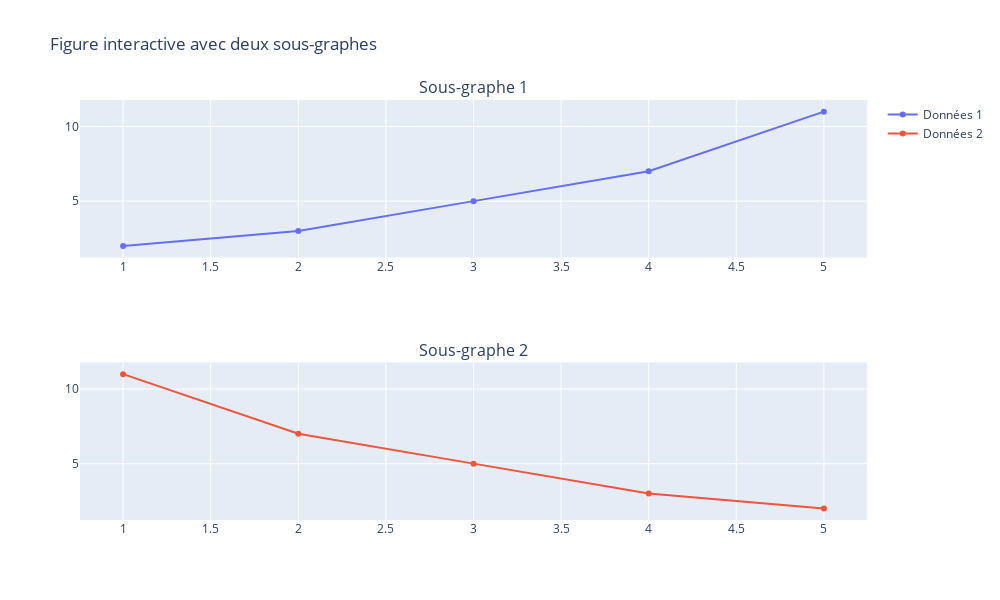

Source (notebook cell):
### Code cell
import plotly.graph_objects as go
from plotly.subplots import make_subplots

# Création d'une figure avec deux sous-graphes
fig = make_subplots(rows=2, cols=1, shared_xaxes=False, shared_yaxes=False, 
                    subplot_titles=("Sous-graphe 1", "Sous-graphe 2"))

# Données exemple pour le premier sous-graphe
x1 = [1, 2, 3, 4, 5]
y1 = [2, 3, 5, 7, 11]

# Données exemple pour le second sous-graphe
x2 = [1, 2, 3, 4, 5]
y2 = [11, 7, 5, 3, 2]

# Ajout de la première trace au premier sous-graphe
fig.add_trace(go.Scatter(x=x1, y=y1, mode='lines+markers', name="Données 1"), row=1, col=1)

# Ajout de la seconde trace au deuxième sous-graphe
fig.add_trace(go.Scatter(x=x2, y=y2, mode='lines+markers', name="Données 2"), row=2, col=1)

# Mise en forme de la figure
fig.update_layout(height=600, width=1000, title_text="Figure interactive avec deux sous-graphes")

# Affichage de la figure
fig.show()

### Figure 1 — Plotly figure (JSON) as saved in the notebook; plotly's stock layout.template omitted (floating-point values rounded to 4 significant figures)
{"data": [{"mode": "lines+markers", "name": "Données 1", "type": "scatter", "x": [1, 2, 3, 4, 5], "xaxis": "x", "y": [2, 3, 5, 7, 11], "yaxis": "y"}, {"mode": "lines+markers", "name": "Données 2", "type": "scatter", "x": [1, 2, 3, 4, 5], "xaxis": "x2", "y": [11, 7, 5, 3, 2], "yaxis": "y2"}], "layout": {"annotations": [{"font": {"size": 16}, "showarrow": false, "text": "Sous-graphe 1", "x": 0.5, "xanchor": "center", "xref": "paper", "y": 1, "yanchor": "bottom", "yref": "paper"}, {"font": {"size": 16}, "showarrow": false, "text": "Sous-graphe 2", "x": 0.5, "xanchor": "center", "xref": "paper", "y": 0.375, "yanchor": "bottom", "yref": "paper"}], "height": 600, "title": {"text": "Figure interactive avec deux sous-graphes"}, "width": 1000, "xaxis": {"anchor": "y", "domain": [0, 1]}, "xaxis2": {"anchor": "y2", "domain": [0, 1]}, "yaxis": {"anchor": "x", "domain": [0.625, 1]}, "yaxis2": {"anchor": "x2", "domain": [0, 0.375]}}}
